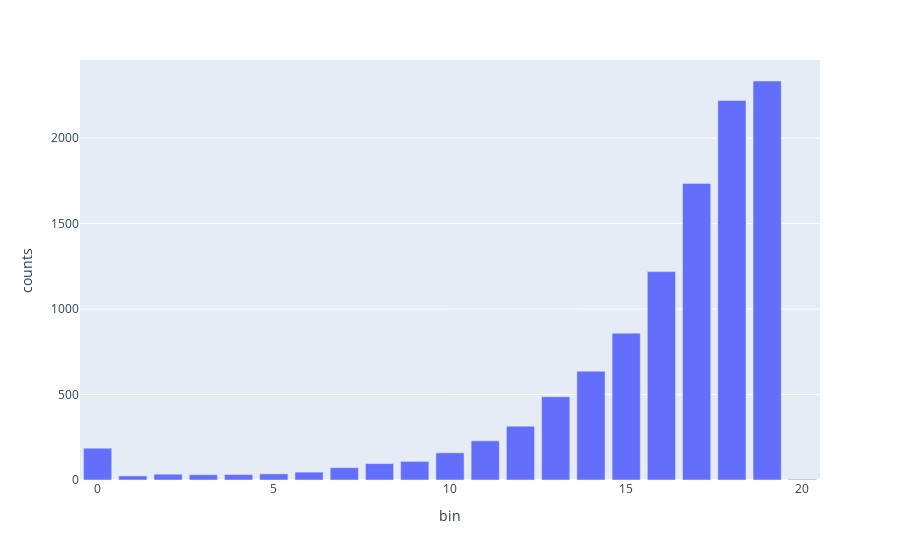

Notebook cell for this chart:
### Code cell
fig = px.bar(dfstat,x='bin',y='counts')

fig.show()

### Figure 1 — Plotly figure (JSON) as saved in the notebook; plotly's stock layout.template omitted (floating-point values rounded to 4 significant figures)
{"data": [{"alignmentgroup": "True", "hovertemplate": "bin=%{x}<br>counts=%{y}<extra></extra>", "legendgroup": "", "marker": {"color": "#636efa"}, "name": "", "offsetgroup": "", "orientation": "v", "showlegend": false, "textposition": "auto", "type": "bar", "x": [0, 1, 2, 3, 4, 5, 6, 7, 8, 9, 10, 11, 12, 13, 14, 15, 16, 17, 18, 19, 20], "xaxis": "x", "y": [186, 24, 34, 31, 32, 36, 46, 72, 96, 109, 159, 229, 315, 487, 636, 859, 1219, 1735, 2220, 2334, 4], "yaxis": "y"}], "layout": {"barmode": "relative", "legend": {"tracegroupgap": 0}, "margin": {"t": 60}, "xaxis": {"anchor": "y", "domain": [0, 1], "title": {"text": "bin"}}, "yaxis": {"anchor": "x", "domain": [0, 1], "title": {"text": "counts"}}}}
